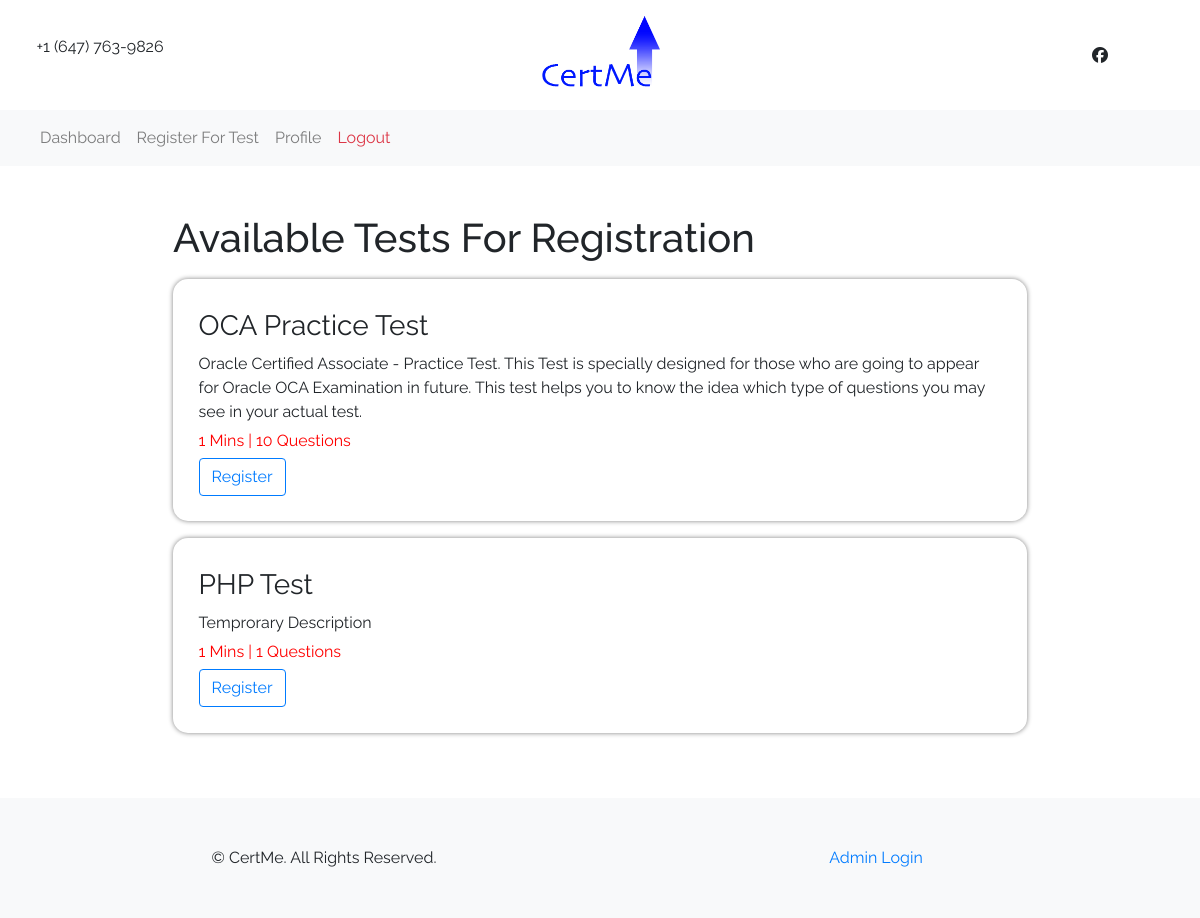
Screenshot of /?action=register-for-test (signed in) with the database file from the repository.
### tables this page shows
CREATE TABLE `tests` (
  `test_id` int(2) NOT NULL,
  `test_name` varchar(20) NOT NULL,
  `test_description` varchar(500) NOT NULL,
  `test_category` int(6) NOT NULL,
  `test_max_mins` int(3) NOT NULL,
  `test_max_questions` int(2) NOT NULL
);

### model/database.php (called while the page is built, shortened)
<?php
    $servername = "localhost";
    $username = "root";
    $password = "";
    $conn = null;
    try
    {
        $conn = new PDO("mysql:host=$servername;dbname=certme", $username, $password);
        $conn->setAttribute(PDO::ATTR_ERRMODE, PDO::ERRMODE_EXCEPTION);
    }
    catch(PDOException $e)
    {
        header("Location: .?action=404&message=nodb");
    }
    class Test
    {
        static function allRows()
        {
            global $conn;
            $query = "SELECT * FROM tests";
            $statement = $conn->prepare($query);
            $statement->execute();
            $statement->setFetchMode(PDO::FETCH_ASSOC);
            $result = $statement->fetchAll();
            return $result;
        }
    }
    class Question
    {
        static function questionsForTest($test_id)
        {
            global $conn;
            $query = "SELECT * FROM questions WHERE test_id = :test_id";
            $statement = $conn->prepare($query);
            $statement->bindValue("test_id",$test_id);
            $statement->execute();
            $statement->setFetchMode(PDO::FETCH_ASSOC);
            $result = $statement->fetchAll();
            return $result;
        }
    }
?>

### view/register-for-test.php (the view, shortened to what this page needs)
<div class="container">
    <div class="row">
        <div class="col-md-1"></div>
        <div class="col-md-10 p-5">
            <h1>
                Available Tests For Registration
            </h1>
            <?php
                include("model/database.php");
                $tests = Test::allRows();
                if(count($tests)==0)
                {
                    echo("<p>No Test Available. Right Now, Please Check back later.</p>");
                }
                else
                {
                    foreach($tests as $test)
                    {
                        if(Question::questionsForTest($test['test_id']) >= $test["test_max_questions"])
                        {
                ?>
                <div class="test">
                        <div class="test-heading"><?php echo($test['test_name']);?></div>
                        <div class="test-description"><?php echo($test['test_description']); ?></div>
                        <div class="test-time-count"><?php echo($test["test_max_mins"]); ?> Mins | <?php echo($test["test_max_questions"]); ?> Questions</div>
                        <a href="#" onclick="ajaxCaller(this)" id="t<?php echo($test['test_id'])?>" class="btn btn-outline-primary">Register</a>
                </div>
                <?php
                        }
                    }
                }
            ?>
        </div>
        <div class="col-md-1"></div>
    </div>
</div>

### static/css/main.css (style rules this page uses)
body { font-family: 'Raleway', sans-serif; }
.test { display: block; padding: 3%; box-shadow: 0 0 5px gray; border-radius:15px; margin:2% 0px; }
.test-heading { font-size: 28px; }
.test-description { margin-top:5px; margin-bottom:5px; }
.test-time-count { margin-top:5px; margin-bottom:5px; color:red; }

### rows the page displays
tests: test_name "OCA Practice Test", test_description "Oracle Certified Associate - Practice Test. This Test is specially designed for those who are going to appear for Oracle OCA Examination in future. This test helps you to know the idea which type of questions you may see in your actual test.", test_max_mins "1", test_max_questions "10"
tests: test_name "PHP Test", test_description "Temprorary Description", test_max_mins "1", test_max_questions "1"
